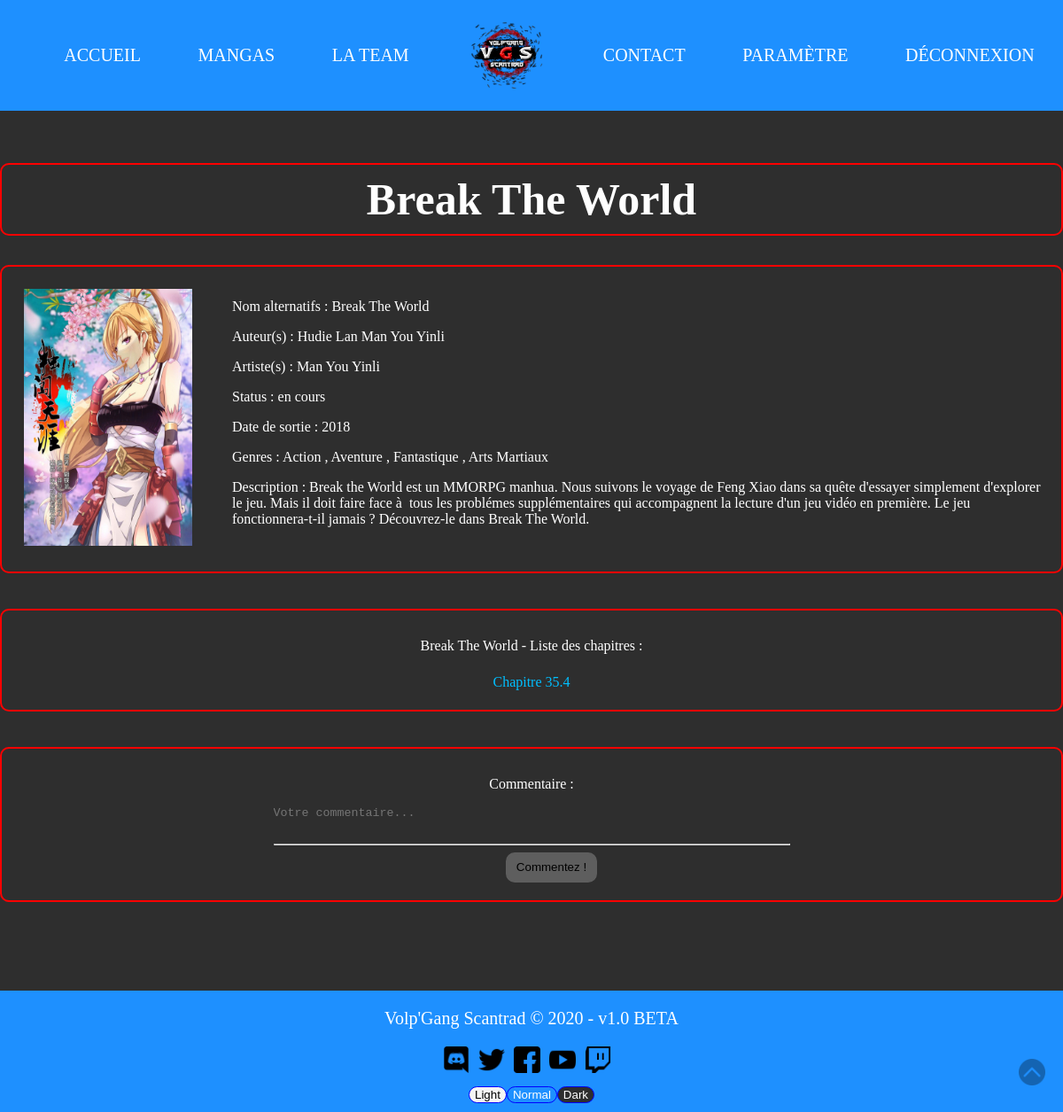
The app's page /projet.php?name=Break The World (signed in) with its own data.
### tables this page shows
CREATE TABLE `mangas` (
  `id` int NOT NULL,
  `nom` text NOT NULL,
  `nom_alternatifs` text NOT NULL,
  `auteur` text NOT NULL,
  `artiste` text NOT NULL,
  `status` text NOT NULL,
  `annee` int NOT NULL,
  `genre` text NOT NULL,
  `description` text NOT NULL,
  `nb_chap` int NOT NULL,
  `date_update` date NOT NULL
);

CREATE TABLE `chapitre` (
  `id` int NOT NULL,
  `projet` varchar(255) NOT NULL,
  `nb_chap` varchar(11) NOT NULL,
  `data_date` date NOT NULL
);

### function/auth.php (called while the page is built, shortened)
<?php
function est_connecte():bool {
    return !empty($_SESSION['connecte']);
}

### projet.php (the view, shortened to what this page needs)
<?php
include 'complements/header.php';
include("./bdd/connection_bdd.php");
$sortie = $bdd->query('SELECT * FROM mangas WHERE nom = "' . $_GET['name'] . '"');
?>
<html class="" id="toggle_page" xmlns="http://www.w3.org/1999/xhtml" xml:lang="fr" lang="fr">
<link rel="stylesheet" type="text/css" href="css/mangas.css">
<link rel="stylesheet" type="text/css" href="css/admin/upload.css">
<?php
while ($donnees = $sortie->fetch()):
    if ($_GET['name'] == $donnees['nom']) {
        ?>
        <h1 class="title_pres"><?= $donnees['nom'] ?></h1>
        <div class="pres">
            <div class="image_pres">
                <img class="image_solo" src="img/mangas/<?= $donnees['nom'] ?>.jpg">
            </div>
            <div class="texte_pres">
                <p>Nom alternatifs : <?= $donnees['nom_alternatifs'] ?></p>
                <p>Auteur(s) : <?= $donnees['auteur'] ?></p>
                <p>Artiste(s) : <?= $donnees['artiste'] ?></p>
                <p>Status : <?= utf8_encode($donnees['status']) ?></p>
                <p>Date de sortie : <?= $donnees['annee'] ?></p>
                <p>Genres : <?= utf8_encode($donnees['genre']) ?></p>
                <p>Description : <?= utf8_encode($donnees['description']) ?></p>
            </div>
        </div>
        <div class="link">
        <p><?= $donnees['nom'] ?> - Liste des chapitres :</p>
        <?php
        $select_chapter = $bdd->prepare("SELECT * FROM Chapitre WHERE projet = ? ORDER BY nb_chap ASC ");
        $select_chapter->execute([$donnees['nom']]);
        foreach ($select_chapter as $row) {
            $fichier = $row['nb_chap']
            ?>
            <a href="main.php?name=<?= $donnees['nom'] ?>&chap=<?= str_replace('.', '-', $fichier) ?>">Chapitre <?= str_replace('-', '.', $fichier) ?></a> <?php
        }
    }
    ?>
    </div>
    <form method="post" enctype="multipart/form-data">
        <div class="link">
            <p> Commentaire :</p>
            <div style="margin: 0 auto;
     width: 50%;
">
            <textarea name="Com" id="Com" placeholder="Votre commentaire..." cols="25" onKeyDown="textareaSize(this);"
                      onKeyUp="textareaSize(this);" spellcheck="true" class="text" onclick=""
                      style="
                              width: 100%;
                              background: transparent;
                              color: darkgrey;
                              border: none;
                              outline: none;
                              margin: 0px;
                              padding: 0px;
                              resize : none;
                      <?php echo $pasvuspaspris; ?>
                              "></textarea>
                <hr style="margin: 0px
<?php echo $pasvuspaspris; ?>">
                <input class="input-select formchoice" style="line-height: 10px;
<?php echo $pasvuspaspris; ?>" type="submit" formmethod="post" name="valider" value="Commentez !">
            </div>
        </div>
    </form>
<?php
endwhile;
include 'complements/footer.php'; ?>
</html>

### css/complements.css (style rules this page uses)
* { -moz-box-sizing: border-box; box-sizing: border-box; }
body { min-height: 100%; margin: 0; padding: 0; }

### css/mangas.css (style rules this page uses)
html { font-family: "Comic Sans MS", serif; margin-top: 150px; }
body { color: var(--text_color); background: var(--body_bg_color); }
h1 { font-size: 50px; display: flex; justify-content: center; }
input.input-select { border: 2px solid black; border-radius: 10px; background: #5E5E5E; padding: 10px; outline: none; }
img.image_solo { height: 300px; width: 200px; padding: 5px; }
h1.title_pres { border: 2px solid red; border-radius: 10px; padding: 10px; text-align: center; }
div.pres { display: flex; flex-flow: row; border: 2px solid red; border-radius: 10px; margin-bottom: 40px; }
div.image_pres { padding: 20px; }
div.texte_pres { padding: 20px; }
div.link { padding: 15px; display: flex; flex-flow: column; align-items: center; border: 2px solid red; border-radius: 10px; margin-bottom: 40px; }
div.link a { padding: 7px; text-decoration: none; color: deepskyblue; }

### css/admin/upload.css (style rules this page uses)
html { margin-top: 150px; }
input.input-select { border: 2px solid #5E5E5E; border-radius: 10px; background: #5E5E5E; padding: 10px; outline: none; margin: 0 10px 0 10px; text-align: center; }
input.formchoice { margin-bottom: 5px; display: flex; margin-left: 45%; }
input { outline: none; }

### records on screen
mangas: nom "Break The World", nom (picture), nom_alternatifs "Break The World", auteur "Hudie Lan Man You Yinli", artiste "Man You Yinli", status "en cours", annee "2018", genre "Action , Aventure , Fantastique , Arts Martiaux", description "Break the World est un MMORPG manhua. Nous suivons le voyage de Feng Xiao dans sa quête d'essayer simplement d'explorer le jeu. Mais il doit faire face à tous les problémes supplémentaires qui accompagnent la lecture d'un jeu vidéo en première. Le jeu fonctionnera-t-il jamais ? Découvrez-le dans Break The World."
chapitre: nb_chap "35.4"
